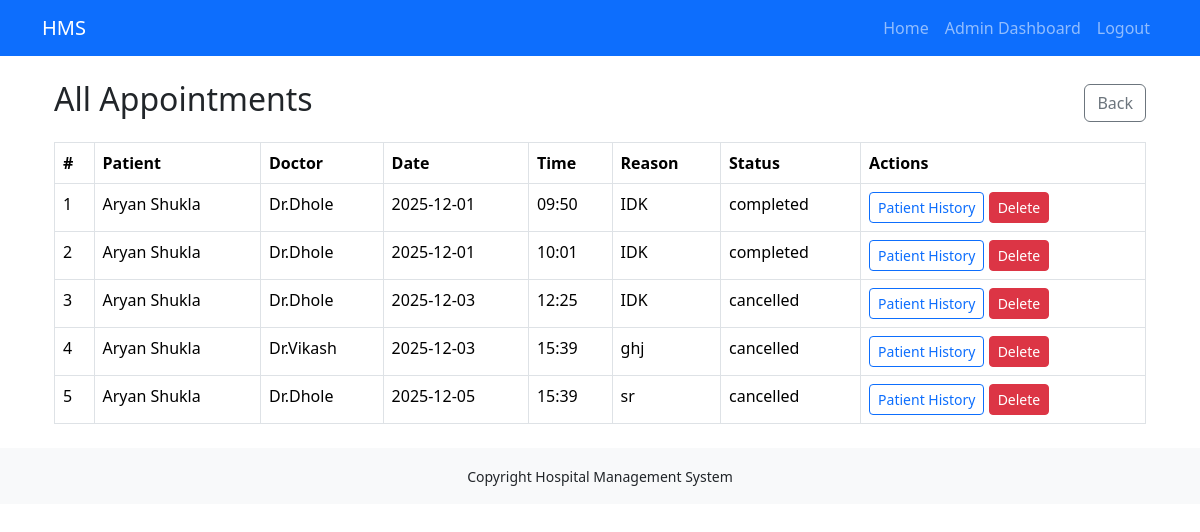
Before: /admin/view_all_appointments (signed in) with the older database file.
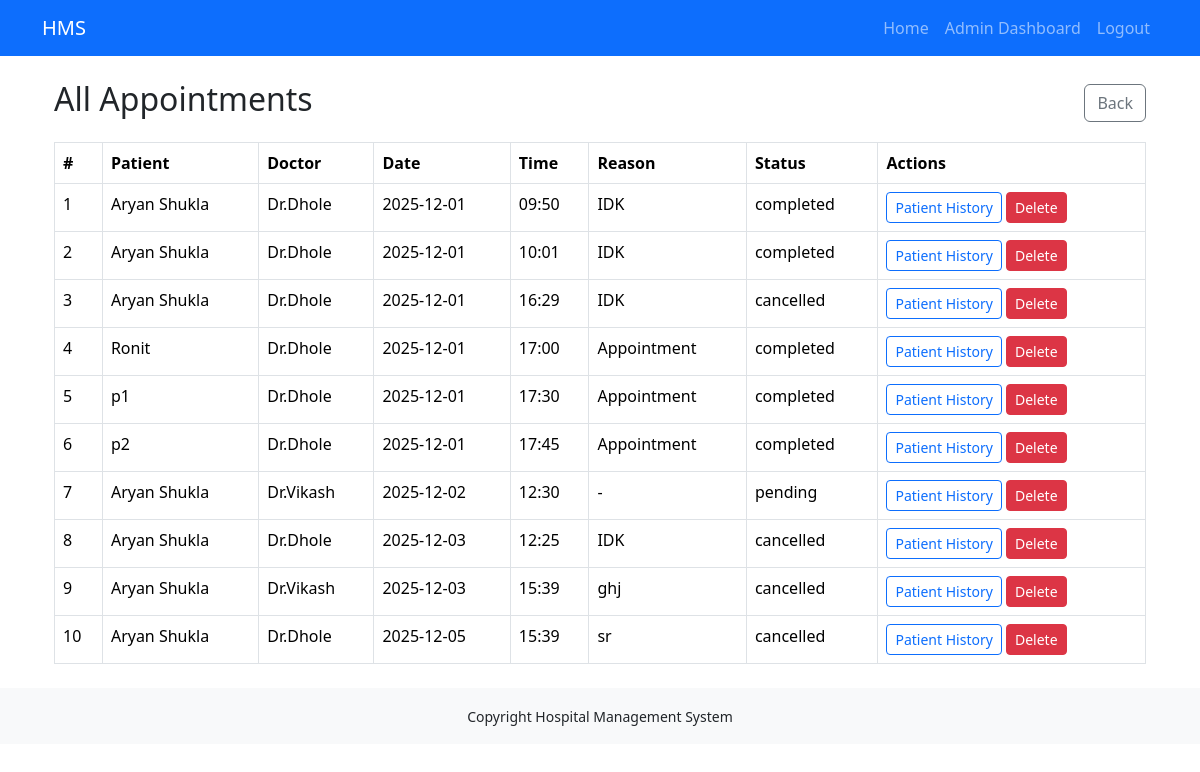
After: the same page with the newer database file.
### models.py (models this page shows, shortened)
class Appointment(db.Model):
    __tablename__ = "appointments"
    id = db.Column(db.Integer, primary_key=True)
    patient_id = db.Column(db.Integer, db.ForeignKey("patients.id", ondelete="CASCADE"), nullable=False)
    doctor_id = db.Column(db.Integer, db.ForeignKey("doctors.id", ondelete="SET NULL"), nullable=True)
    date = db.Column(db.Date, nullable=False)
    time = db.Column(db.Time, nullable=True)
    reason = db.Column(db.Text, nullable=True)
    notes = db.Column(db.Text, nullable=True)
    status = db.Column(db.String(30), nullable=False, default="pending") #pending , completed , cancelled
    created_at = db.Column(db.DateTime, default=datetime.utcnow)
    completed_at = db.Column(db.DateTime, nullable=True)
    @property
    def patient_name(self):
        if self.patient and self.patient.user:
            return self.patient.user.name
        return None
    @property
    def doctor_name(self):
        if self.doctor and self.doctor.user:
            return self.doctor.user.name
        return None

class User(db.Model):
    __tablename__ = "users"
    id = db.Column(db.Integer, primary_key=True)
    name = db.Column(db.String(120), nullable=False)
    email = db.Column(db.String(150), unique=True, nullable=False, index=True)
    password_hash = db.Column(db.String(256), nullable=False)
    role = db.Column(db.String(20), nullable=False, default="patient")
    created_at = db.Column(db.DateTime, default=datetime.utcnow)
    is_active = db.Column(db.Boolean, default=True, nullable=False)
    doctor = db.relationship("Doctor", backref="user",uselist=False, cascade="all, delete")
    patient = db.relationship("Patient", backref="user",uselist=False, cascade="all, delete")

### app.py (the view)
@app.route('/admin/view_all_appointments')
def view_all_appointments():
    if 'user_id' not in session or session.get('role') != 'admin':
        flash('Admin access required.', 'danger')
        return redirect(url_for('login'))
    appointments = Appointment.query.order_by(Appointment.date, Appointment.time).all()
    return render_template('view_all_appointments.html', appointments=appointments)

### templates/view_all_appointments.html
{% extends "base.html" %} {% block title %}All Appointments{% endblock %}
{%block content %}
<div class="container my-4">
  <div class="d-flex justify-content-between align-items-center mb-3">
    <h2>All Appointments</h2>
    <a href="{{ url_for('admin_dashboard') }}" class="btn btn-outline-secondary"
      >Back</a
    >
  </div>
  {% if appointments %}
  <table class="table table-bordered table-hover">
    <thead>
      <tr>
        <th>#</th>
        <th>Patient</th>
        <th>Doctor</th>
        <th>Date</th>
        <th>Time</th>
        <th>Reason</th>
        <th>Status</th>
        <th>Actions</th>
      </tr>
    </thead>
    <tbody>
      {% for appt in appointments %}
      <tr>
        <td>{{ loop.index }}</td>
        <td>
          {{ appt.patient_name or (appt.patient.user.name if appt.patient and
          appt.patient.user else ('Patient ' ~ appt.patient_id)) }}
        </td>
        <td>
          {{ appt.doctor_name or (appt.doctor.user.name if appt.doctor and
          appt.doctor.user else '-') }}
        </td>
        <td>{{ appt.date.strftime('%Y-%m-%d') if appt.date else '-' }}</td>
        <td>{{ appt.time.strftime('%H:%M') if appt.time else '-' }}</td>
        <td>{{ appt.reason or '-' }}</td>
        <td>{{ appt.status }}</td>
        <td>
          <a
            href="{{ url_for('admin_view_patient_history') }}?patient_id={{ appt.patient_id }}"
            class="btn btn-sm btn-outline-primary"
            >Patient History</a
          >
          <form
            method="post"
            action="{{ url_for('admin_delete_appointment', appointment_id=appt.id) }}"
            style="display: inline"
          >
            <button
              type="submit"
              class="btn btn-sm btn-danger"
              onclick="return confirm('Delete appointment?')"
            >
              Delete
            </button>
          </form>
        </td>
      </tr>
      {% endfor %}
    </tbody>
  </table>
  {% else %}
  <p>No appointments scheduled.</p>
  {% endif %}
</div>
{% endblock %}

Changed rows visible on the page:
added Appointment: name "Aryan Shukla", name "Dr.Dhole", date "2025-12-01", time "16:29", reason "IDK", status "cancelled"
added Appointment: name "Ronit", name "Dr.Dhole", date "2025-12-01", time "17:00", reason "Appointment", status "completed"
added Appointment: name "p1", name "Dr.Dhole", date "2025-12-01", time "17:30", reason "Appointment", status "completed"
added Appointment: name "p2", name "Dr.Dhole", date "2025-12-01", time "17:45", reason "Appointment", status "completed"
added Appointment: name "Aryan Shukla", name "Dr.Vikash", date "2025-12-02", time "12:30", reason "-", status "pending"
